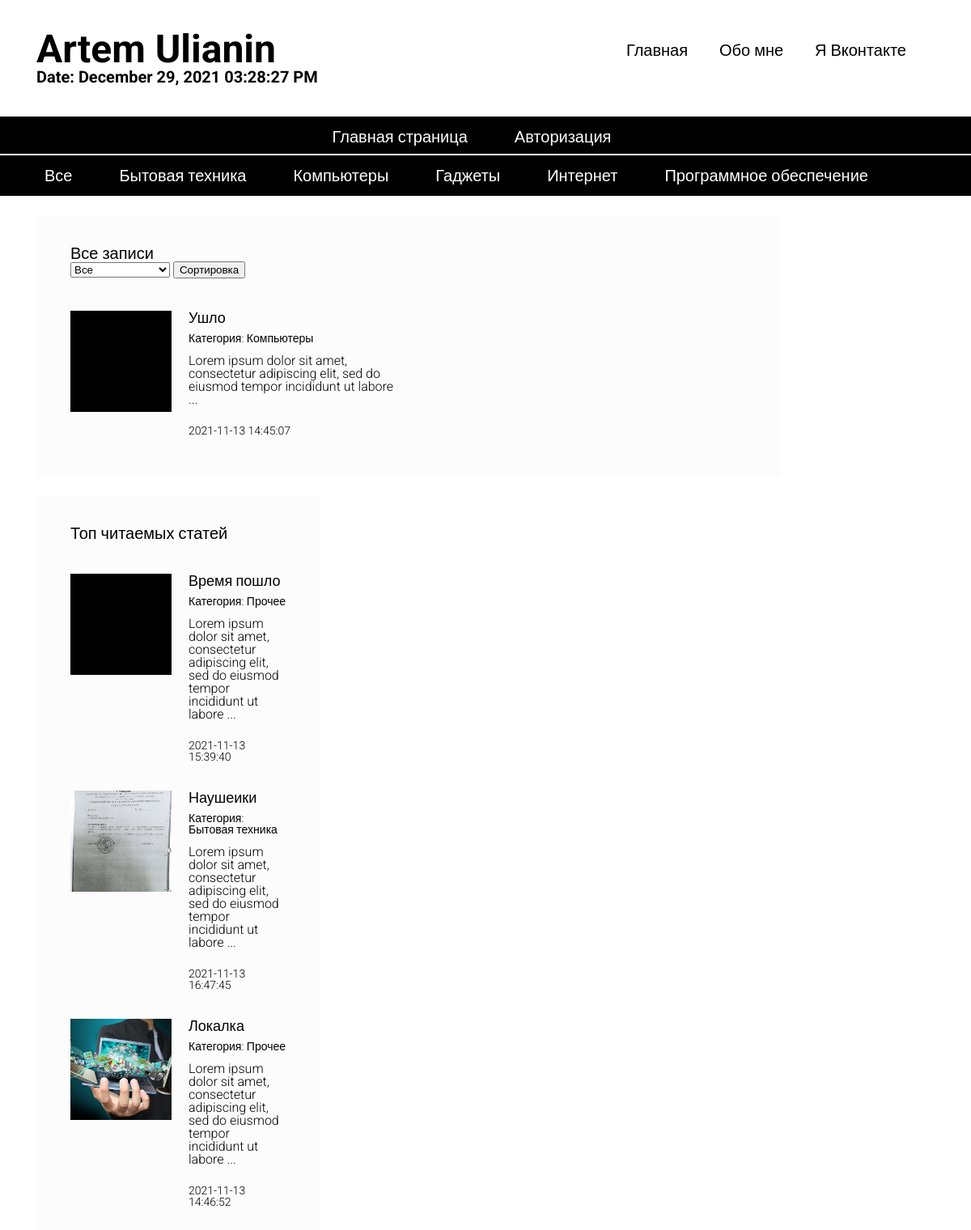
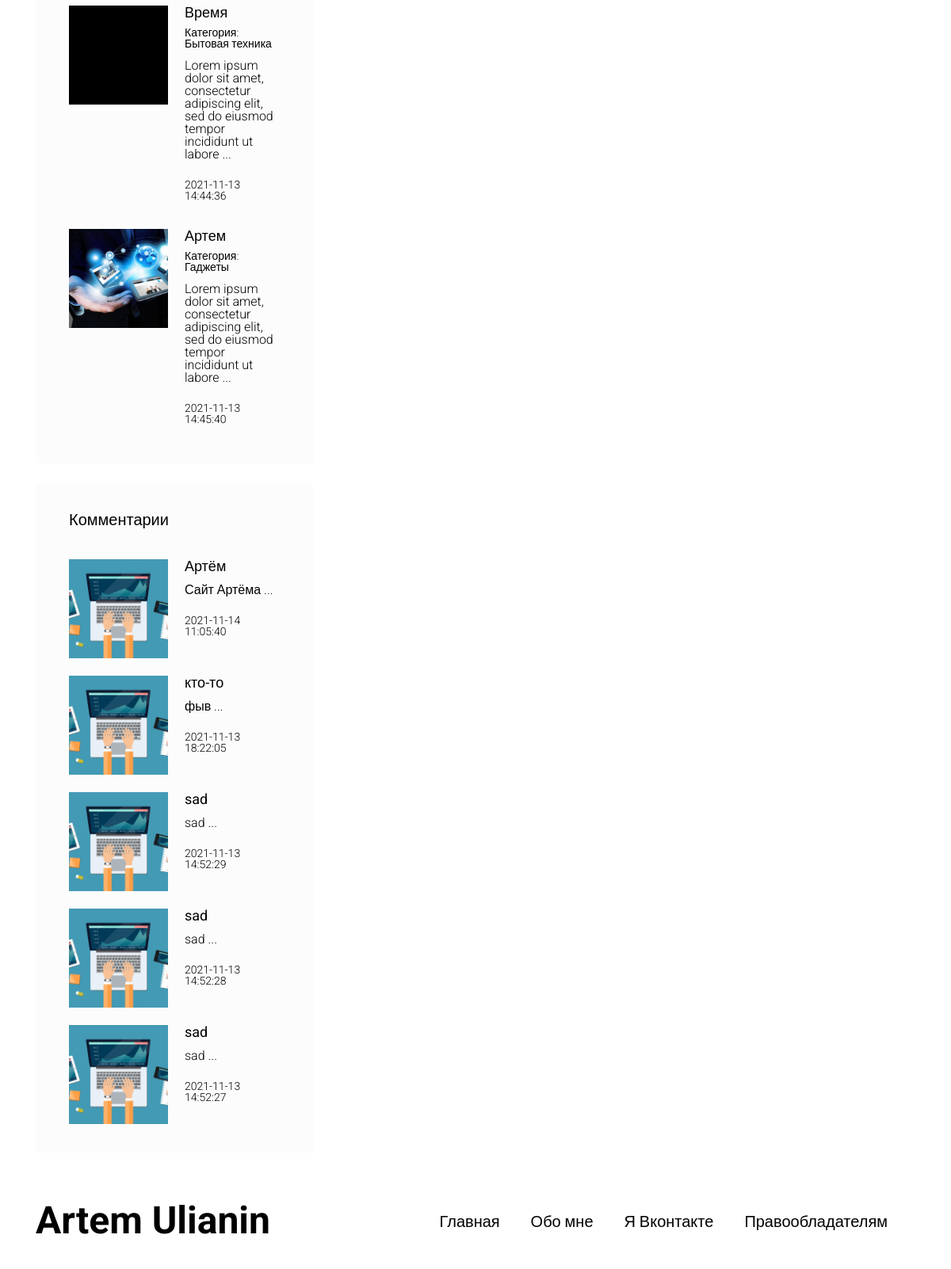
/admin/articles_categorie_admin.php?categorie_id=2, run on the app's committed database (2 pictures, top to bottom).
### tables this page shows
CREATE TABLE `articles_categories` (
  `id` int(11) NOT NULL,
  `title` varchar(100) NOT NULL
);

CREATE TABLE `articles` (
  `id` int(11) NOT NULL,
  `title` varchar(255) NOT NULL,
  `image` varchar(255) NOT NULL,
  `text` text NOT NULL,
  `categorie_id` int(11) NOT NULL,
  `pubdate` timestamp NOT NULL DEFAULT current_timestamp(),
  `views` int(11) NOT NULL
);

CREATE TABLE `comments` (
  `id` int(11) NOT NULL,
  `nickname` varchar(100) NOT NULL,
  `email` varchar(255) NOT NULL,
  `text` text NOT NULL,
  `pubdate` timestamp NOT NULL DEFAULT current_timestamp(),
  `articles_id` int(11) NOT NULL
);

### includes/config.php (called while the page is built, shortened)
<?php
$config = array(
    'title' => 'Artem Ulianin',
     'db' => array(
        'server' => 'localhost',
        'username' => 'c917632p_wp1',
        'password' => '1Nw8fWe9yuq9c14',
        'name' => 'c917632p_wp1'
    )
);
?>

### admin/includes/paginator.php (called while the page is built, shortened)
<?php
    $per_page = 8;
    $page = 1;
    $total_count_q = $mysql->query("SELECT COUNT(id) AS `total_count` FROM `articles`");
    $total_count = $total_count_q->fetch_assoc();
    $total_count = $total_count['total_count'];
    $total_pages = ceil($total_count / $per_page);
    if ($page <= 1 || $page > $total_pages)
    {
        $page = 1;
    }
    $offset = ($per_page * $page) - $per_page;
?>

### admin/includes/print_article.php (the view)
<?php
    while ($art = $articles->fetch_assoc()) {
    ?>
        <article class="article">
            <div class="article__image" style="background-image: url(static/images/<?php echo $art['image']; ?>);"></div>
            <div class="article__info">
                <a href="article_admin.php?id=<?php echo $art['id']; ?>"><?php echo $art['title']; ?></a>
                <div class="article__info__meta">
                    <?php
                    $art_categ = false;
                    foreach ($categories as $categ) {
                        if ($categ['id'] == $art['categorie_id']) {
                            $art_categ = $categ;
                            break;
                        }
                    }
                    ?>
                    <small>Категория: <a href="index.php?categorie_id=<?php echo $art_categ['id']; ?>"><?php echo $art_categ['title']; ?></a></small>
                </div>
                <div class="article__info__preview"><?php echo mb_substr(strip_tags($art['text']), 0, 100) . ' ...' ?></div>
                <div class="article__info__meta">
                    <br>
                    <small><?php echo $art['pubdate']; ?></small>
                </div>
            </div>
        </article>
    <?php
    }
?>

### includes/header.php
<header id="header">
    <div class="header__top">
        <div class="container">
            <div class="header__top__logo">
                <h1><?php echo $config['title']; ?></h1>
                <h3>Date: <?php echo date("F d, Y h:i:s A"); ?></h3>
            </div>
            <nav class="header__top__menu">
                <ul>
                    <li><a href="./index.php">Главная</a></li>
                    <li><a href="#">Обо мне</a></li>
                    <li><a href="#">Я Вконтакте</a></li>
                </ul>
            </nav>
        </div>
    </div>
    <div class="header__bottom" style="text-align: center; border-top: 2px solid white; border-bottom: 2px solid white;">
        <div class="container">
            <nav>
                <ul>
                <?php
                    if( isset($_SESSION['logged_user']) )
                    {
                    ?>
                    <li><a href="../admin/index.php">Главная страница</a></li>
                    <li><a href="../admin/index.php">Административный интерфейс</a></li>
                    <li><a href="../authorization/logout.php">Выйти</a></li>
                    <?php } else { ?>
                        <li><a href="index.php">Главная страница</a></li>
                        <li><a href="authorization/login.php">Авторизация</a></li>
                   <?php }
                ?>
                </ul>
            </nav>
        </div>
    </div>
    <?php
        $categories_q = $mysql->query("SELECT * FROM `articles_categories`");
        $categories = array();
        while( $categ = $categories_q->fetch_assoc() )
        {
            $categories[] = $categ;
        }
    ?>
    <div class="header__bottom">
        <div class="container">
            <nav>
                <ul>
                <?php if( isset($_SESSION['logged_user']) )
                    { ?>
                    <li><a href="index.php">Все</a></li>
                    <?php
                      foreach( $categories as $categ)
                      {
                        ?>
                        <li><a href="../admin/articles_categorie_admin.php?categorie_id=<?php echo $categ['id']; ?>"><?php echo $categ['title']; ?></a></li>
                        <?php
                      }
                    ?>
                    <?php } else { ?>
                    <li><a href="articles.php">Все</a></li>
                    <?php
                      foreach( $categories as $categ)
                      {
                        ?>
                        <li><a href="articles_categorie.php?categorie_id=<?php echo $categ['id']; ?>"><?php echo $categ['title']; ?></a></li>
                        <?php
                      }
                    ?>
                    <?php }
                    ?>
                </ul>
          </nav>
        </div>
    </div>
</header>

### includes/sidebar.php (shortened to what this page needs)
<?php if( isset($_SESSION['logged_user']) )
                      { ?>
                      <div style="margin-bottom: 600px;"></div>
                      <?php } else { ?>
<div class="block">
  <h3>Топ читаемых статей</h3>
  <div class="block__content">
    <div class="articles articles__vertical">
      <?php
        $articles = $mysql->query("SELECT * FROM `articles` ORDER BY `views` DESC LIMIT 5");
      ?>
      <?php
        while ($art = $articles->fetch_assoc()) {
      ?>
        <article class="article">
          <div class="article__image" style="background-image: url(admin/static/images/<?php echo $art['image']; ?>);"></div>
          <div class="article__info">
            <a href="article.php?id=<?php echo $art['id']; ?>"><?php echo $art['title']; ?></a>
            <div class="article__info__meta">
              <?php
                $art_categ = false;
                foreach ($categories as $categ) {
                  if ($categ['id'] == $art['categorie_id']) {
                    $art_categ = $categ;
                    break;
                  }
                }
              ?>
              <small>Категория: <a href="articles.php?categorie_id=<?php echo $art_categ['id']; ?>"><?php echo $art_categ['title']; ?></a></small>
            </div>
            <div class="article__info__preview"><?php echo mb_substr(strip_tags($art['text']), 0, 100) . ' ...' ?></div>
            <div class="article__info__meta">
              <br>
              <small><?php echo $art['pubdate']; ?></small>
            </div>
          </div>
        </article>
      <?php
      }
      ?>
    </div>
  </div>
</div>
<div class="block">
  <h3>Комментарии</h3>
  <div class="block__content">
    <div class="articles articles__vertical">
      <?php
        $comments = $mysql->query("SELECT * FROM `comments` ORDER BY `id` DESC LIMIT 5");
      ?>
      <?php
        while ($comment = $comments->fetch_assoc()) {
      ?>
        <article class="article">
          <div class="article__image" style="background-image: url(media/static/images/comment-sait.jpg); "></div>
          <div class="article__info">
            <a href="article.php?id=<?php echo $comment['articles_id']; ?>"><?php echo $comment['nickname']; ?></a>
            <div class="article__info__preview"><?php echo mb_substr(strip_tags($comment['text']), 0, 100) . ' ...' ?></div>
            <div class="article__info__meta">
              <br>
              <small><?php echo $comment['pubdate']; ?></small>
            </div>
          </div>
        </article>
      <?php
      }
      ?>
    </div>
  </div>
</div>
<?php } ?>

### media/css/style.css (style rules this page uses)
html, body, div, span, applet, object, iframe, h1, h2, h3, h4, h5, h6, p, blockquote, pre, a, abbr, acronym, address, big, cite, code, del, dfn, em, img, ins, kbd, q, s, samp, small, strike, strong, sub, sup, tt, var, b, u, i, center, dl, dt, dd, ol, ul, li, fieldset, form, label, legend, table, caption, tbody, tfoot, thead, tr, th, td, article, aside, canvas, details, embed, figure, figcaption, footer, header, hgroup, menu, nav, output, ruby, section, summary, time, mark, audio, video { margin: 0; padding: 0; border: 0; font-size: 100%; font: inherit; vertical-align: baseline; }
article, aside, details, figcaption, figure, footer, header, hgroup, menu, nav, section { display: block; }
body { line-height: 1; }
ol, ul { list-style: none; }
h1 { font-size: 48px; font-weight: bold; }
h3 { font-size: 20px; font-weight: bold; }
body { font-family: 'Roboto', sans-serif; }
#header { margin-bottom: 25px; }
#header .header__top { padding: 37px 0; }
#header .header__top .header__top__logo { float: left; }
#header .header__top .header__top__menu { padding-top: 15px; text-align: right; }
#header .header__top .header__top__menu ul > li { display: inline-block; margin-right: 35px; }
#header .header__top .header__top__menu ul > li > a { font-size: 20px; text-decoration: none; color: black; }
#header .header__bottom { height: 50px; background-color: black; line-height: 50px; }
#header .header__bottom nav ul > li { display: inline-block; margin-right: 34px; }
#header .header__bottom nav ul > li > a { color: white; font-size: 20px; text-decoration: none; padding: 3px 10px; }
.block { background-color: #fcfcfc; padding: 36px 42px; margin-bottom: 25px; }
.block > h3 { font-weight: normal; }
.block .block__content { padding-top: 40px; }
.articles.articles__horizontal .article { margin-bottom: 22px; display: inline-block; vertical-align: top; width: 50%; font-size: 16px; padding: 12px; }
.articles.articles__vertical .article { margin-bottom: 22px; }
.articles .article:last-child { margin-bottom: 0; }
.articles .article:after { visibility: hidden; display: block; font-size: 0; content: " "; clear: both; height: 0; }
.articles .article .article__image { width: 125px; height: 125px; overflow: hidden; background-color: black; float: left; background-repeat: no-repeat; background-size: cover; background-position: center center; }
.articles .article .article__info { margin-left: 125px; padding-left: 21px; }
.articles .article .article__info > a { color: black; font-size: 18px; font-weight: normal; text-decoration: none; }
.articles .article .article__info > .article__info__meta { font-size: 14px; font-weight: 300; margin-top: 9px; margin-bottom: 13px; }
.articles .article .article__info > .article__info__meta a { color: black; text-decoration: none; }
.articles .article .article__info > .article__info__preview { font-size: 16px; font-weight: 300; }

### data on the page
articles_categories: title "Бытовая техника"
articles_categories: title "Компьютеры"
articles_categories: title "Гаджеты"
articles_categories: title "Интернет"
articles_categories: title "Программное обеспечение"
articles: title "Ушло", text "Lorem ipsum dolor sit amet, consectetur adipiscing elit, sed do eiusmod tempor incididunt ut labore", pubdate "2021-11-13 14:45:07"
articles: title "Время пошло", text "Lorem ipsum dolor sit amet, consectetur adipiscing elit, sed do eiusmod tempor incididunt ut labore", pubdate "2021-11-13 15:39:40"
articles_categories: title "Прочее"
articles: image (picture), title "Наушеики", text "Lorem ipsum dolor sit amet, consectetur adipiscing elit, sed do eiusmod tempor incididunt ut labore", pubdate "2021-11-13 16:47:45"
articles: image (picture), title "Локалка", text "Lorem ipsum dolor sit amet, consectetur adipiscing elit, sed do eiusmod tempor incididunt ut labore", pubdate "2021-11-13 14:46:52"
articles: title "Время", text "Lorem ipsum dolor sit amet, consectetur adipiscing elit, sed do eiusmod tempor incididunt ut labore", pubdate "2021-11-13 14:44:36"
articles: image (picture), title "Артем", text "Lorem ipsum dolor sit amet, consectetur adipiscing elit, sed do eiusmod tempor incididunt ut labore", pubdate "2021-11-13 14:45:40"
comments: nickname "Артём", text "Сайт Артёма", pubdate "2021-11-14 11:05:40"
comments: nickname "кто-то", text "фыв", pubdate "2021-11-13 18:22:05"
comments: nickname "sad", text "sad", pubdate "2021-11-13 14:52:29"
comments: nickname "sad", text "sad", pubdate "2021-11-13 14:52:28"
comments: nickname "sad", text "sad", pubdate "2021-11-13 14:52:27"

### other printed values
$config['title'] "Artem Ulianin"
